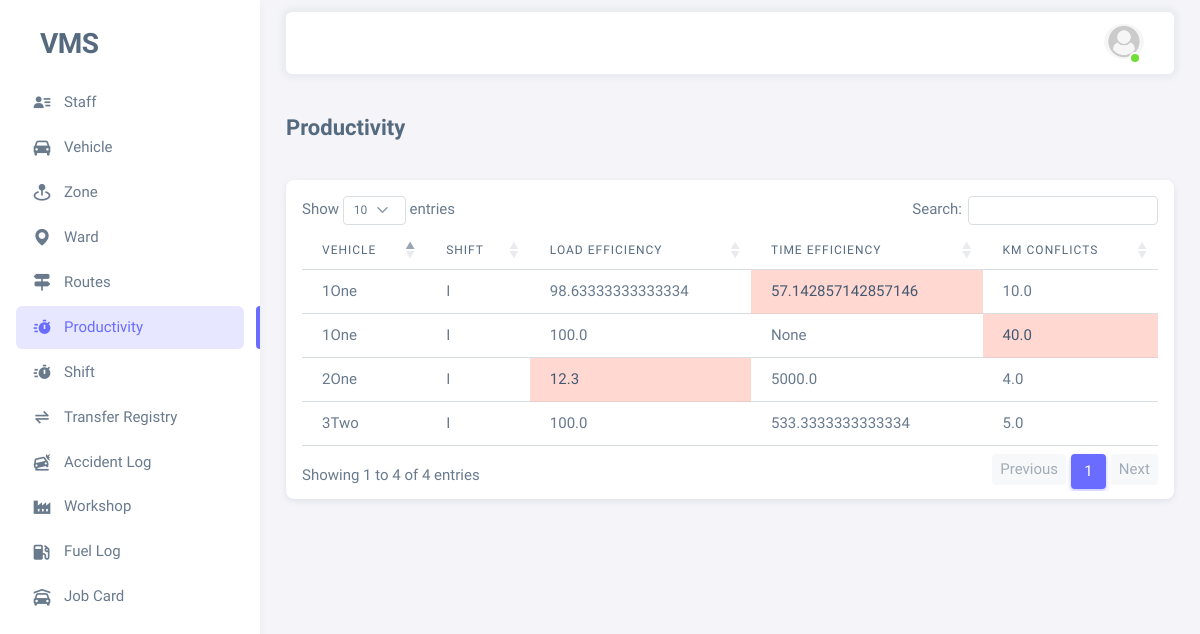
The app's page /productivity-list/ (signed in) with its own data.
### vms_app/models.py (models this page shows, shortened)
class Employee(AbstractBaseUser, PermissionsMixin):
    id = models.UUIDField(primary_key=True, editable=False, unique=True, default=uuid.uuid4)
    name = models.CharField(max_length=100)
    image = models.ImageField(upload_to='profiles/', null=True, blank=True)
    employee_id = models.CharField(max_length=100, unique=True)
    is_active = models.BooleanField(default=True)
    is_staff = models.BooleanField(default=True)
    is_superuser = models.BooleanField(default=False)
    contact = models.CharField(max_length=255)
    address = models.TextField()
    remark = models.TextField(null=True, blank=True)
    objects = EmployeeManager()
    USERNAME_FIELD = 'employee_id'
    REQUIRED_FIELDS = ['name']
    def __str__(self) -> str:
        return self.name

class Shift(models.Model):
    choices_shifts = [
        ('I', 'I'),
        ('II', 'II'),
        ('III', 'III'),
        ('Others', 'Others')
    ]
    vehicle = models.ForeignKey(Vehicle, related_name="vehicle_shift_set", on_delete=models.PROTECT,
                                limit_choices_to={'is_active': True, 'is_working': False}, null=False)
    shift_name = models.CharField(max_length=100, choices=choices_shifts)
    start_time = models.DateTimeField(auto_now_add=True)
    routes = models.ManyToManyField(Route, blank=False, limit_choices_to={'is_active': True, 'is_working': False})
    out_km = models.FloatField(null=True, blank=True, default=0.0)
    start_image = models.ImageField(null=True, blank=True, upload_to='shift_start/')
    driver = models.CharField(max_length=500, default='Vendor')
    shift_date = models.DateField(auto_now_add=True)
    end_time = models.DateTimeField(null=True, blank=True) # used to check shift completed or not in view
    in_km = models.FloatField(null=True, blank=True, default=0.0)
    end_image = models.ImageField(null=True, blank=True, upload_to='shift_end/')
    shift_remark = models.TextField(null=True, blank=True)
    created_on = models.DateTimeField(auto_now_add=True)
    time_estimation = models.FloatField(default=0, editable=False)
    km_estimation = models.IntegerField(default=1, editable=False)
    @property
    def shift_duration(self):
        if self.start_time and self.end_time:
            return self.end_time-self.start_time
        else:
            return None
    @property
    def shift_km(self):
        if self.out_km and self.in_km:
            return self.in_km-self.out_km
        else:
            return None
    @property
    def shift_total_load(self):
        trips = self.shift_trips_set.all()
        total_load = 0
        for trip in trips:
            total_load+=trip.trip_load
        return total_load
    @property
    def shift_load_efficiency(self):
        total_load = self.shift_total_load
        trips = self.shift_trips_set.all()
        if trips:
            total_load_estimation = self.vehicle.load_estimation*len(trips)
            return 100 * total_load/total_load_estimation
        else:
            return None
    @property
    def shift_km_conflicts(self):
        try:
            if self.shift_km and self.routes:
                total_km_estimation = 0
                for route in self.routes.all():
                    total_km_estimation+=route.km_estimation
                return self.shift_km/total_km_estimation
        except Exception as e:
            pass
        return None
    @property
    def shift_time_efficiency(self):
        try:
            if self.shift_duration and self.time_estimation:
                return 100 * self.time_estimation/(self.shift_duration.total_seconds()//60)
        except Exception as e:
            return None
    class Meta:
        unique_together = ['shift_name', 'vehicle', 'shift_date']

class Vehicle(models.Model):
    vehicle_number = models.CharField(max_length=100, unique=True)
    is_active = models.BooleanField(default=True)
    is_working = models.BooleanField(default=False)
    supervisor = models.ForeignKey(Employee, on_delete=models.SET_NULL, null=True, blank=True,
                                   related_name='vehicle_supervised_by', limit_choices_to={'is_active': True})
    load_estimation = models.IntegerField(default=1000)  # in kg
    remark = models.TextField(null=True, blank=True)
    created_by = models.ForeignKey(Employee, on_delete=models.SET_NULL, null=True, blank=True,
                                   related_name='vehicle_created_by')
    created_on = models.DateTimeField(auto_now_add=True)
    updated_by = models.ForeignKey(Employee, on_delete=models.SET_NULL, null=True, blank=True,
                                   related_name='vehicle_updated_by')
    updated_on = models.DateTimeField(auto_now=True)
    zone = models.ForeignKey(Zone, related_name='zone_vehicles_set',
                             on_delete=models.PROTECT, null=True, blank=True)
    workshop = models.ForeignKey(Workshop, related_name='workshop_vehicles_set',
                                 on_delete=models.PROTECT, null=True, blank=True)
    register_number = models.CharField(max_length=50, null=True, blank=True, unique=True)
    chassis_number = models.CharField(max_length=50, null=True, blank=True)
    vehicle_model = models.CharField(max_length=50, null=True, blank=True)
    vehicle_type = models.CharField(max_length=50, null=True, blank=True)
    engine_number = models.CharField(max_length=50, null=True, blank=True)
    fc_date = models.DateField(null=True, blank=True)
    insurance = models.DateField(null=True, blank=True)
    puc = models.DateField(null=True, blank=True)  # pollution under control certificate expiry date
    def __str__(self) -> str:
        return self.vehicle_number+str(self.supervisor)

class TripHistory(models.Model):
    choices_shifts = [
        ('I', 'I'),
        ('II', 'II'),
        ('III', 'III'),
        ('Others', 'Others')
    ]
    shift = models.ForeignKey(Shift, related_name='shift_trips_set', on_delete=models.CASCADE, null=False)
    vehicle = models.ForeignKey(Vehicle, related_name='vehicle_trips_set', on_delete=models.PROTECT, null=False)
    is_current = models.BooleanField(default=True, editable=False)
    trip_date = models.DateField(auto_now_add=True)
    trip_start_time = models.DateTimeField(auto_now_add=True)
    updted_on = models.DateTimeField(auto_now=True)
    trip_end_time = models.DateTimeField(null=True, blank=True)
    trip_load = models.IntegerField(null=True, blank=True)  # in kg
    trip_remark = models.TextField(null=True, blank=True)
    trip_count = models.IntegerField(default=0) # method field have to be increased +1 in backend
    trip_efficiency = models.FloatField(default=0)

class Route(models.Model):
    zone = models.ForeignKey(Zone, related_name='zone_routes_set', on_delete=models.PROTECT)
    ward = models.ForeignKey(Ward, related_name='ward_routes_set', on_delete=models.PROTECT)
    street = models.CharField(max_length=500)
    km_estimation = models.IntegerField(null=True, blank=True, default=50)
    time_estimation = models.IntegerField(default=100, null=True, blank=True)
    is_active = models.BooleanField(default=True)
    is_working = models.BooleanField(default=False)
    supervisor = models.ForeignKey(Employee, on_delete=models.SET_NULL, null=True, blank=True,
                                   related_name='route_supervised_by', limit_choices_to={'is_active': True})
    created_by = models.ForeignKey(Employee, on_delete=models.SET_NULL, null=True, blank=True,
                                   related_name='route_created_by')
    created_on = models.DateTimeField(auto_now_add=True)
    updated_by = models.ForeignKey(Employee, on_delete=models.SET_NULL, null=True, blank=True,
                                   related_name='route_updated_by')
    updated_on = models.DateTimeField(auto_now=True)

### vms_app/views.py (the view)
# urls.py: path('productivity-list/', views.productivity_list, name='productivity_list'),
@login_required(login_url='login')
@active_required
def productivity_list(request):
    shifts = Shift.objects.filter(end_time__isnull=False)
    context = {
        "menu": "menu-productivity",
        "shifts": shifts,
    }
    return render(request, 'vms_app/productivity_list.html', context)

### vms_app/templates/vms_app/productivity_list.html (shortened to what this page needs)
{% extends "base.html" %}
{% block content %}
<h4 class="fw-bold py-3 mb-4">Productivity</h4>
<div class="card mt-4 px-3 py-2">
    <div class="table-responsive text-nowrap mt-2">
        <table class="table table-hover mb-2" id="example">
            <thead>
                <tr>
                    <th>Vehicle</th>
                    <th>Shift</th>
                    <th>Load Efficiency</th>
                    <th>Time Efficiency</th>
                    <th>Km Conflicts</th>
                </tr>
            </thead>
            <tbody>
                {% for shift in shifts %}
                    <tr onclick="location.href='{% url 'shift_details' shift.id %}'">
                        <td>{{shift.vehicle}}</td>
                        <td>{{shift.shift_name}}</td>
                        <td {% if shift.shift_load_efficiency < 80 %}class="table-danger"{% endif %}>{{shift.shift_load_efficiency}}</td>
                        <td {% if shift.shift_time_efficiency < 80 %}class="table-danger"{% endif %}>{{shift.shift_time_efficiency}}</td>
                        <td {% if shift.shift_km_conflicts > 20 %}class="table-danger"{% endif %}>{{shift.shift_km_conflicts}}</td>
                    </tr>
                {% endfor %}
            </tbody>
        </table>
    </div>
</div>
{% endblock content %}

### templates/base.html (shortened to what this page needs)
<!DOCTYPE html>
{% load static %}
<html
        lang="en"
        class="light-style layout-menu-fixed"
        dir="ltr"
        data-theme="theme-default"
        data-assets-path="{% static "assets/" %}"
        data-template="vertical-menu-template-free"
>
<head>
    <link rel="stylesheet" href="{% static "assets/vendor/fonts/boxicons.css" %}"/>
    <link rel="stylesheet" href="{% static "assets/vendor/css/core.css" %}" class="template-customizer-core-css"/>
    <link rel="stylesheet" href="{% static "assets/vendor/css/theme-default.css" %}"
          class="template-customizer-theme-css"/>
    <link rel="stylesheet" href="{% static "assets/css/demo.css" %}"/>
    <link rel="stylesheet" href="{% static "assets/vendor/libs/perfect-scrollbar/perfect-scrollbar.css" %}"/>
    <link rel="stylesheet" href="{% static "assets/vendor/libs/apex-charts/apex-charts.css" %}"/>
    <link rel="stylesheet" href="https://cdn.jsdelivr.net/npm/bootstrap-icons@1.11.3/font/bootstrap-icons.min.css">
    <link href="https://cdn.datatables.net/1.13.7/css/dataTables.bootstrap5.min.css" rel="stylesheet">
</head>
<body>
<div class="layout-wrapper layout-content-navbar">
    <div class="layout-container">
        <aside id="layout-menu" class="layout-menu menu-vertical menu bg-menu-theme">
            <div class="app-brand demo">
                <a href="{% url "home" %}" class="app-brand-link">
                    <span class="app-brand-text demo menu-text fw-bolder ms-2">VMS</span>
                </a>
            </div>
            <ul class="menu-inner py-1">
                {% if request.user.is_superuser %}
                    <li class="menu-item" id="menu-staff">
                        <a href="{% url "staff_list" %}" class="menu-link">
                            <i class="menu-icon tf-icons bx bxs-user-detail"></i>
                            <div data-i18n="Staff">Staff</div>
                        </a>
                    </li>
                {% endif %}
                <li class="menu-item" id="menu-vehicle">
                    <a href="{% url "home" %}" class="menu-link">
                        <i class="menu-icon tf-icons bx bxs-car"></i>
                        <div data-i18n="Vehicle">Vehicle</div>
                    </a>
                </li>
                <li class="menu-item" id="menu-zone">
                    <a href="{% url "zone_list" %}" class="menu-link">
                        <i class="menu-icon tf-icons bx bxs-map-pin"></i>
                        <div data-i18n="Zone">Zone</div>
                    </a>
                </li>
                <li class="menu-item" id="menu-ward">
                    <a href="{% url "ward_list" %}" class="menu-link">
                        <i class="menu-icon tf-icons bx bxs-map"></i>
                        <div data-i18n="Ward">Ward</div>
                    </a>
                </li>
                <li class="menu-item" id="menu-route">
                    <a href="{% url "route_list" %}" class="menu-link">
                        <i class="menu-icon tf-icons bx bxs-directions"></i>
                        <div data-i18n="Routes">Routes</div>
                    </a>
                </li>
                <li class="menu-item" id="menu-productivity">
                    <a href="{% url "productivity_list" %}" class="menu-link">
                        <i class="menu-icon tf-icons bx bxs-timer"></i>
                        <div data-i18n="Productivity">Productivity</div>
                    </a>
                </li>
                <li class="menu-item" id="menu-shift">
                    <a href="{% url "shift_list" %}" class="menu-link">
                        <i class="menu-icon tf-icons bx bxs-timer"></i>
                        <div data-i18n="Shift">Shift</div>
                    </a>
                </li>
                <li class="menu-item" id="menu-transfer-registry">
                    <a href="{% url "transfer_register_view" %}" class="menu-link">
                        <i class="menu-icon tf-icons bx bx-transfer-alt"></i>
                        <div data-i18n="Transfer Registry">Transfer Registry</div>
                    </a>
                </li>
                <li class="menu-item" id="menu-accident-logs">
                    <a href="{% url "accident_log_view" %}" class="menu-link">
                        <i class="menu-icon tf-icons bx bxs-car-crash"></i>
                        <div data-i18n="Accident Log">Accident Log</div>
                    </a>
                </li>
                <li class="menu-item" id="menu-workshop">
                    <a href="{% url "workshop_list" %}" class="menu-link">
                        <i class="menu-icon tf-icons bx bxs-factory"></i>
                        <div data-i18n="Workshop">Workshop</div>
                    </a>
                </li>
                <li class="menu-item" id="menu-fuel-log">
                    <a href="{% url "fuel_log_list" %}" class="menu-link">
                        <i class="menu-icon tf-icons bx bxs-gas-pump"></i>
                        <div data-i18n="Fuel Log">Fuel Log</div>
                    </a>
                </li>
                <li class="menu-item" id="menu-job-card">
                    <a href="{% url "job_card_list" %}" class="menu-link">
                        <i class='menu-icon tf-icons bx bxs-car-garage'></i>
                        <div data-i18n="Job Card">Job Card</div>
                    </a>
                </li>
            </ul>
        </aside>
        <div class="layout-page">
            <nav class="layout-navbar container-xxl navbar navbar-expand-xl navbar-detached align-items-center bg-navbar-theme"
                 id="layout-navbar">
                <div class="navbar-nav-right d-flex align-items-center" id="navbar-collapse">
                    <ul class="navbar-nav flex-row align-items-center ms-auto">
                        <li class="nav-item navbar-dropdown dropdown-user dropdown">
                            <a class="nav-link dropdown-toggle hide-arrow" href="javascript:void(0);"
                               data-bs-toggle="dropdown">
                                <div class="avatar avatar-online">
                                    <img src="
                                            {% if request.user.image %}{{ request.user.image.url }}{% else %}{% static "assets/img/avatars/default.png" %}{% endif %}"
                                         width="50px" alt class="w-px-40 h-auto rounded-circle"/>
                                </div>
                            </a>
                        </li>
                    </ul>
                </div>
            </nav>
            <div class="content-wrapper">
                <div class="container-xxl flex-grow-1 container-p-y">
                    {% block content %}
                    {% endblock content %}
                </div>
            </div>
        </div>
    </div>
</div>
</body>
</html>

### static/assets/css/demo.css (style rules this page uses)
.menu .app-brand.demo { height: 64px; margin-top: 12px; }
.app-brand-text.demo { font-size: 1.75rem; letter-spacing: -0.5px; }

### records on screen
Employee: image (placeholder picture)
Shift: vehicle "1One", shift_name "I", shift_load_efficiency "98.63333333333334", shift_time_efficiency "57.142857142857146", shift_km_conflicts "10.0"
Shift: vehicle "2One", shift_name "I", shift_load_efficiency "12.3", shift_time_efficiency "5000.0", shift_km_conflicts "4.0"
Shift: vehicle "3Two", shift_name "I", shift_load_efficiency "100.0", shift_time_efficiency "533.3333333333334", shift_km_conflicts "5.0"
Shift: vehicle "1One", shift_name "I", shift_load_efficiency "100.0", shift_time_efficiency "None", shift_km_conflicts "40.0"
